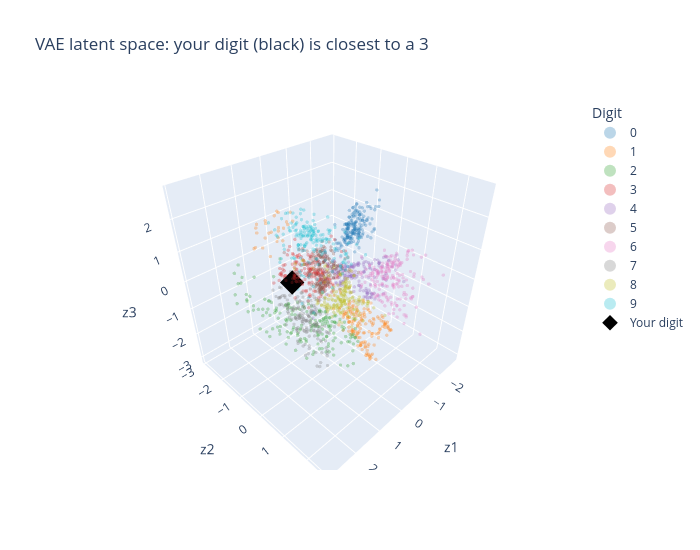

The cell this chart's notebook holds for it:
### Markdown cell above
Let us try it first with an image of the validation set:

### Code cell
analyze(X_val[0, 0].numpy(), 'VAE')

### Figure 1 — Plotly figure (JSON) as saved in the notebook; plotly's stock layout.template omitted (floating-point values rounded to 4 significant figures; data arrays with more than 128 entries replaced by an {"elided": "..."} marker saying what was removed)
{"data": [{"hovertemplate": "Digit=0<br>z1=%{x}<br>z2=%{y}<br>z3=%{z}<extra></extra>", "legendgroup": "0", "marker": {"color": "#1F77B4", "opacity": 0.3, "size": 2, "symbol": "circle"}, "mode": "markers", "name": "0", "scene": "scene", "showlegend": true, "type": "scatter3d", "x": {"elided": "178 float values"}, "y": {"elided": "178 float values"}, "z": {"elided": "178 float values"}}, {"hovertemplate": "Digit=1<br>z1=%{x}<br>z2=%{y}<br>z3=%{z}<extra></extra>", "legendgroup": "1", "marker": {"color": "#FF7F0E", "opacity": 0.3, "size": 2, "symbol": "circle"}, "mode": "markers", "name": "1", "scene": "scene", "showlegend": true, "type": "scatter3d", "x": {"elided": "182 float values"}, "y": {"elided": "182 float values"}, "z": {"elided": "182 float values"}}, {"hovertemplate": "Digit=2<br>z1=%{x}<br>z2=%{y}<br>z3=%{z}<extra></extra>", "legendgroup": "2", "marker": {"color": "#2CA02C", "opacity": 0.3, "size": 2, "symbol": "circle"}, "mode": "markers", "name": "2", "scene": "scene", "showlegend": true, "type": "scatter3d", "x": {"elided": "177 float values"}, "y": {"elided": "177 float values"}, "z": {"elided": "177 float values"}}, {"hovertemplate": "Digit=3<br>z1=%{x}<br>z2=%{y}<br>z3=%{z}<extra></extra>", "legendgroup": "3", "marker": {"color": "#D62728", "opacity": 0.3, "size": 2, "symbol": "circle"}, "mode": "markers", "name": "3", "scene": "scene", "showlegend": true, "type": "scatter3d", "x": {"elided": "183 float values"}, "y": {"elided": "183 float values"}, "z": {"elided": "183 float values"}}, {"hovertemplate": "Digit=4<br>z1=%{x}<br>z2=%{y}<br>z3=%{z}<extra></extra>", "legendgroup": "4", "marker": {"color": "#9467BD", "opacity": 0.3, "size": 2, "symbol": "circle"}, "mode": "markers", "name": "4", "scene": "scene", "showlegend": true, "type": "scatter3d", "x": {"elided": "181 float values"}, "y": {"elided": "181 float values"}, "z": {"elided": "181 float values"}}, {"hovertemplate": "Digit=5<br>z1=%{x}<br>z2=%{y}<br>z3=%{z}<extra></extra>", "legendgroup": "5", "marker": {"color": "#8C564B", "opacity": 0.3, "size": 2, "symbol": "circle"}, "mode": "markers", "name": "5", "scene": "scene", "showlegend": true, "type": "scatter3d", "x": {"elided": "182 float values"}, "y": {"elided": "182 float values"}, "z": {"elided": "182 float values"}}, {"hovertemplate": "Digit=6<br>z1=%{x}<br>z2=%{y}<br>z3=%{z}<extra></extra>", "legendgroup": "6", "marker": {"color": "#E377C2", "opacity": 0.3, "size": 2, "symbol": "circle"}, "mode": "markers", "name": "6", "scene": "scene", "showlegend": true, "type": "scatter3d", "x": {"elided": "181 float values"}, "y": {"elided": "181 float values"}, "z": {"elided": "181 float values"}}, {"hovertemplate": "Digit=7<br>z1=%{x}<br>z2=%{y}<br>z3=%{z}<extra></extra>", "legendgroup": "7", "marker": {"color": "#7F7F7F", "opacity": 0.3, "size": 2, "symbol": "circle"}, "mode": "markers", "name": "7", "scene": "scene", "showlegend": true, "type": "scatter3d", "x": {"elided": "179 float values"}, "y": {"elided": "179 float values"}, "z": {"elided": "179 float values"}}, {"hovertemplate": "Digit=8<br>z1=%{x}<br>z2=%{y}<br>z3=%{z}<extra></extra>", "legendgroup": "8", "marker": {"color": "#BCBD22", "opacity": 0.3, "size": 2, "symbol": "circle"}, "mode": "markers", "name": "8", "scene": "scene", "showlegend": true, "type": "scatter3d", "x": {"elided": "174 float values"}, "y": {"elided": "174 float values"}, "z": {"elided": "174 float values"}}, {"hovertemplate": "Digit=9<br>z1=%{x}<br>z2=%{y}<br>z3=%{z}<extra></extra>", "legendgroup": "9", "marker": {"color": "#17BECF", "opacity": 0.3, "size": 2, "symbol": "circle"}, "mode": "markers", "name": "9", "scene": "scene", "showlegend": true, "type": "scatter3d", "x": {"elided": "180 float values"}, "y": {"elided": "180 float values"}, "z": {"elided": "180 float values"}}, {"marker": {"color": "black", "size": 8, "symbol": "diamond"}, "mode": "markers", "name": "Your digit", "type": "scatter3d", "x": [0.9607], "y": [-0.778], "z": [0.08875]}, {"colorscale": [[0, "black"], [1, "black"]], "opacity": 0.3, "showscale": false, "type": "surface", "x": {"elided": "10x20 float values"}, "y": {"elided": "10x20 float values"}, "z": {"elided": "10x20 float values"}}], "layout": {"height": 550, "legend": {"itemsizing": "constant", "title": {"text": "Digit"}, "tracegroupgap": 0}, "scene": {"domain": {"x": [0, 1], "y": [0, 1]}, "xaxis": {"title": {"text": "z1"}}, "yaxis": {"title": {"text": "z2"}}, "zaxis": {"title": {"text": "z3"}}}, "title": {"text": "VAE latent space: your digit (black) is closest to a 3"}, "width": 700}}
